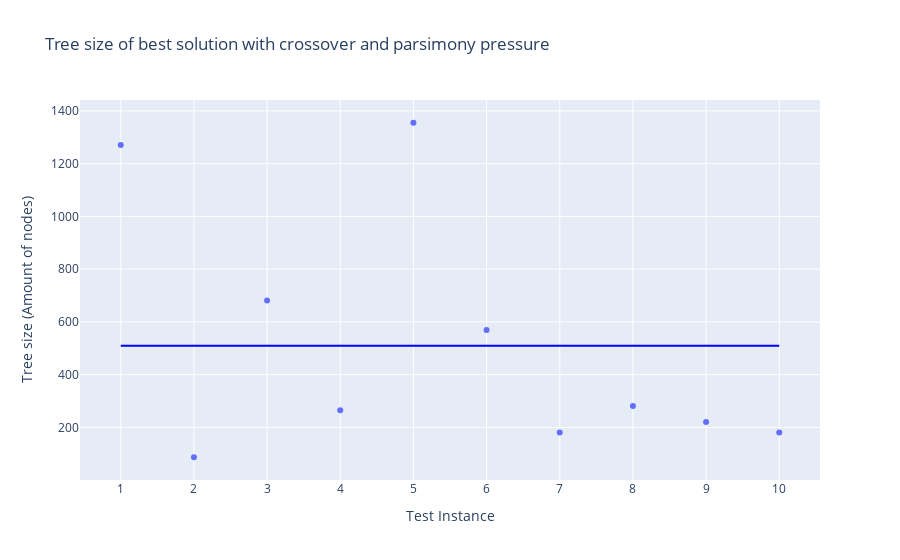

Write notebook code for a chart like this one.
### Code cell
#Tree size of best solution with crossover and parsimony pressure

data = {'Test Instance': xAxis,
        'Tree size (Amount of nodes)': treeSizes}

df = pd.DataFrame(data)  


fig = px.scatter(df, x = "Test Instance", y="Tree size (Amount of nodes)",
             title="Tree size of best solution with crossover and parsimony pressure")

fig.update_layout(
    xaxis = dict(
        tickmode = 'linear',
        tick0 = 0,
        dtick = 1
    )
)
average = sum(treeSizes) / len(treeSizes)
#fig.add_hline(average)

fig.add_shape(type='line',
                x0=1,
                y0=average,
                x1=10,
                y1=average,
                line=dict(color='Blue',),
                xref='x',
                yref='y'
)
fig.write_image('with_crossover_parsimonypressure-treesize.pdf')
fig.show()

### Figure 1 — Plotly figure (JSON) as saved in the notebook; plotly's stock layout.template omitted (floating-point values rounded to 4 significant figures)
{"data": [{"hovertemplate": "Test Instance=%{x}<br>Tree size (Amount of nodes)=%{y}<extra></extra>", "legendgroup": "", "marker": {"color": "#636efa", "symbol": "circle"}, "mode": "markers", "name": "", "orientation": "v", "showlegend": false, "type": "scatter", "x": [1, 2, 3, 4, 5, 6, 7, 8, 9, 10], "xaxis": "x", "y": [1271, 87, 681, 265, 1355, 569, 181, 281, 221, 181], "yaxis": "y"}], "layout": {"legend": {"tracegroupgap": 0}, "shapes": [{"line": {"color": "Blue"}, "type": "line", "x0": 1, "x1": 10, "xref": "x", "y0": 509.2, "y1": 509.2, "yref": "y"}], "title": {"text": "Tree size of best solution with crossover and parsimony pressure"}, "xaxis": {"anchor": "y", "domain": [0, 1], "dtick": 1, "tick0": 0, "tickmode": "linear", "title": {"text": "Test Instance"}}, "yaxis": {"anchor": "x", "domain": [0, 1], "title": {"text": "Tree size (Amount of nodes)"}}}}
